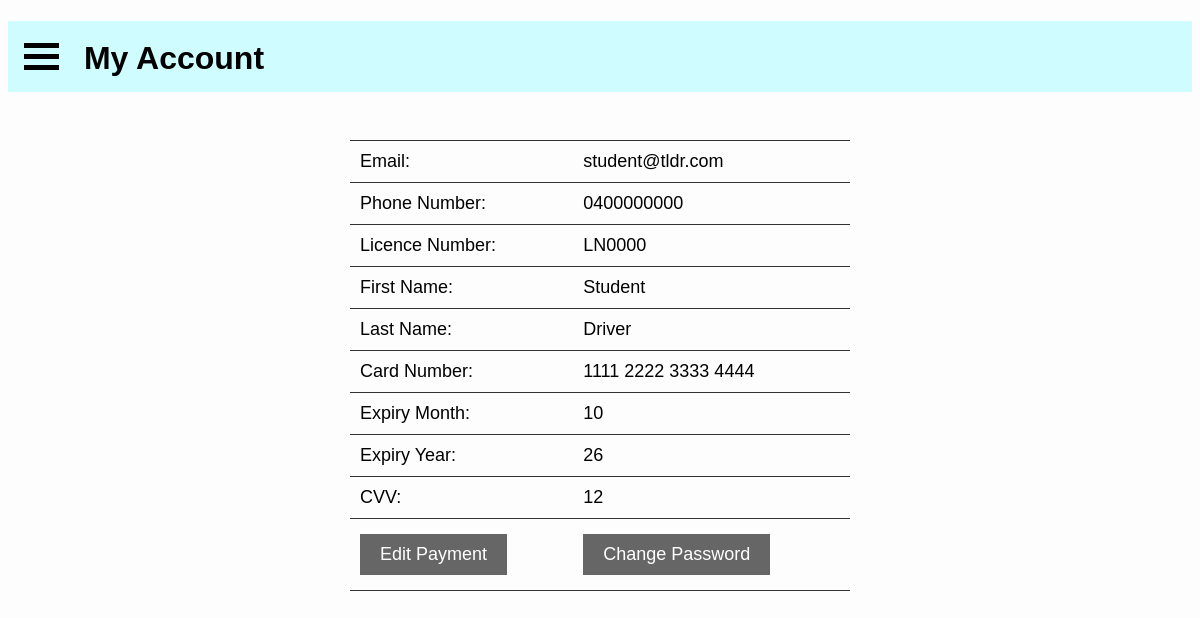
Page /learners/my-account.php (signed in) on the committed database.
### tables this page shows
CREATE TABLE Users (
    id int NOT NULL AUTO_INCREMENT PRIMARY KEY,
    email varchar(100) UNIQUE,
    password varchar(100),
    phoneNumber varchar(10),
    firstName varchar(100),
    lastName varchar(100),
    dob date,
    learner boolean DEFAULT 0,
    instructor boolean DEFAULT 0,
    supervisor boolean DEFAULT 0,
    government boolean DEFAULT 0,
    licenceNo varchar(6),
    hasTempPassword boolean DEFAULT 0
) AUTO_INCREMENT = 1;

CREATE TABLE PaymentDetails (
    userID int NOT NULL PRIMARY KEY,
    cardNumber varchar(16),
    cardExpiryMonth int,
    cardExpiryYear int,
    cardCVV int,
    accountNumber int DEFAULT NULL,
    bsb int DEFAULT NULL
);

### learners/my-account.php (the view, shortened to what this page needs)
<?php
require_once "../inc/db-session-include.php";
?>
<!DOCTYPE html>
<html lang="en">
<head>
    <link rel="stylesheet" href="../style/my-account.css" />
    <link rel="stylesheet" href="../style/menu-style.css" />
</head>
<body>
    <?php require_once "learner-menu.php"; ?>
    <br>
    <?php
    $id = $_SESSION["userID"];
    $sql = "SELECT *
    FROM users
    LEFT JOIN PaymentDetails ON users.id = PaymentDetails.userID
    WHERE users.id = $id;";
    if ($result = mysqli_query($conn, $sql)) {
        if (mysqli_num_rows($result) > 0) {
            $user = mysqli_fetch_assoc($result);
            $cardNumber = $user['cardNumber'] !== null ? $user['cardNumber'] : '';
            $cardExpiryMonth = $user['cardExpiryMonth'] !== null ? $user['cardExpiryMonth'] : '';
            $cardExpiryYear = $user['cardExpiryYear'] !== null ? $user['cardExpiryYear'] : '';
            $cardCVV = $user['cardCVV'] !== null ? $user['cardCVV'] : '';
            echo '<div class="account-info">
                    <table>
                        <tr>
                            <th></th>
                            <th></th>
                        </tr>
                        <tr>
                            <td>Email: </td>
                            <td>' . $user['email'] . '</td>
                        </tr>
                        <tr>
                            <td>Phone Number: </td>
                            <td>' . $user['phoneNumber'] . '</td>
                        </tr>
                        <tr>
                            <td>Licence Number: </td>
                            <td>' . $user['licenceNo'] . '</td>
                        </tr>
                        <tr>
                            <td>First Name: </td>
                            <td>' . $user['firstName'] . '</td>
                        </tr>
                        <tr>
                            <td>Last Name: </td>
                            <td>' . $user['lastName'] . '</td>
                        </tr>
                        <tr>
                            <td>Card Number: </td>
                            <td>' . chunk_split($cardNumber, 4, " ") . '</td>
                        </tr>
                        <tr>
                            <td>Expiry Month: </td>
                            <td>' . $cardExpiryMonth . '</td>
                        </tr>
                        <tr>
                            <td>Expiry Year: </td>
                            <td>' . $cardExpiryYear . '</td>
                        </tr>
                        <tr>
                            <td>CVV: </td>
                            <td>' . $cardCVV . '</td>
                        </tr>
                        <td>
                        <button id="edit-payment-button" class="add-lesson-button">Edit Payment</button>
                    </td>
                <td>
                    <a href="change-password.php">
                        <button id ="change-password" class ="add-lesson-button"> Change Password</button>
                    </a>
                </td>
                        </tr>
                    </table>
                </div>';
        }
    } else {
        echo 'Error fetching user data: ' . mysqli_error($conn);
    }
    ?>
</body>
</html>

### style/my-account.css (style rules this page uses)
.account-info table { width: 100%; max-width: 500px; margin: 0 auto; font-size: 18px; border-collapse: collapse; }
.account-info th, .account-info td { padding: 10px; text-align: left; border-bottom: 1px solid #333; }
.add-lesson-button { background-color: #666; color: #fff; font-size: 18px; padding: 10px 20px; border: none; cursor: pointer; margin: 5px 0; }

### style/menu-style.css (style rules this page uses)
html { background-color: #fdfdfd; }
body { font-family: Helvetica, Arial, sans-serif; }

### rows in the picture
users: email "student@tldr.com", phoneNumber "0400000000", licenceNo "LN0000", firstName "Student", lastName "Driver", paymentdetails.cardNumber "1111 2222 3333 4444", paymentdetails.cardExpiryMonth "10", paymentdetails.cardExpiryYear "26", paymentdetails.cardCVV "12"
